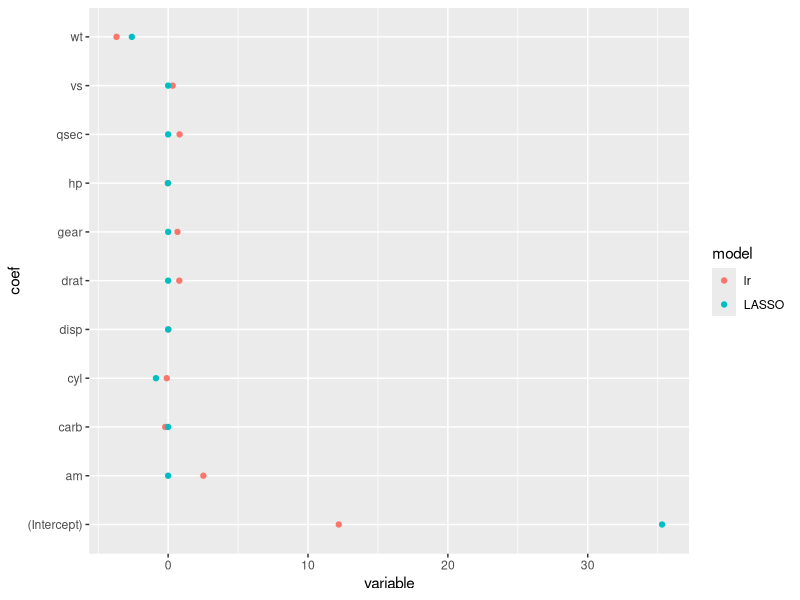

The R source for this figure:
## ---- chunk 1
knitr::opts_chunk$set(echo = TRUE)
library(tidyverse)
## ---- chunk 2
data(mtcars)
head(mtcars)
## ---- chunk 3
names(mtcars)
## ---- chunk 4
# Uncomment this line and run it if you need to install glmnet.
#install.packages('glmnet')
## ---- chunk 5
library(glmnet)

# uncomment line below and run to see documentation. do not include in knitted document.
?glmnet
## ---- chunk 6
head(mtcars)
## ---- chunk 7
y_mtc <- mtcars[,1];  #Grab just the first column
# ... and the predictors are everything else.
x_mtc <- mtcars[, -1]
# Just to verify:
head(x_mtc)
## ---- chunk 8
# Remember, alpha=1 for the LASSO.
mtc_lasso_lambda0 <- glmnet(x_mtc, y_mtc, alpha = 1, lambda=0)
## ---- chunk 9
coef( mtc_lasso_lambda0 )
## ---- chunk 10
#TODO: code goes here.
# Fit linear regression to the mtcars data set and extract the coefficients.
mtc_vanilla_lm <- lm( mpg ~ ., mtcars )
coef(mtc_vanilla_lm)
## ---- chunk 11
# Note that the lasso model object requires its input prediction examples
# to be in a matrix, so we are obliging it with as.matrix().
predict( mtc_lasso_lambda0, newx=as.matrix(x_mtc) )
## ---- chunk 12
predict( mtc_vanilla_lm, mtcars)
## ---- chunk 13
mtc_lasso_lambda1 <- glmnet(x_mtc, y_mtc, alpha = 1, lambda=1)
coef(mtc_lasso_lambda1)
## ---- chunk 14
mat1 = as.matrix( coef( mtc_lasso_lambda1 ) )
df1 = data.frame( variable = unname(mat1), coef = factor(dimnames(mat1)[[1]]), model = factor("LASSO" ))

mat0 = as.matrix( coef( mtc_lasso_lambda0 ) )
df0 = data.frame( variable = unname(mat0), coef = factor(dimnames(mat0)[[1]]), model = factor("lr"))


df = bind_rows(df0,df1)
df
## ---- chunk 15
ggplot( data = df, mapping = aes(x = variable, y = coef, color = model) ) +
        geom_point()
## ---- chunk 16
#first things first, how might we check if a given model has all coefficients equal to zero?

#let's check our original model
coef(mtc_lasso_lambda0)
## ---- chunk 17
#its a weird object...
typeof(coef(mtc_lasso_lambda0))
## ---- chunk 18
#this S4 object is actually a very structured "object system" but we don't really care, in general with weird objects we can try different things to get the actual values of coefficients like for instance as.vector (or as.matrix)
as.vector( coef( mtc_lasso_lambda0 ) )
## ---- chunk 19
#so now we have the values of the coefficients, we're only considering the non-intercept values (which are all values except the first) so
as.vector( coef( mtc_lasso_lambda0 ) )[-1]
## ---- chunk 20
#finally, how might we see if ALL of these are equal to zero?
all( as.vector( coef( mtc_lasso_lambda0 ) )[-1] == 0 )
## ---- chunk 21
#set default lambda and model
l = 0
temp_model = mtc_lasso_lambda0

#while loop to check if all coefficients except the first is 0
while( !all( as.vector( coef( temp_model ) )[-1] == 0 ) ) {
  # increment lambda
  l = l + .01
  # fit new model
  temp_model = glmnet(x_mtc, y_mtc, alpha = 1, lambda = l )
}
## ---- chunk 22
l
## ---- chunk 23
test = glmnet(x_mtc, y_mtc, alpha = 1, lambda=l-.01)
coef(test)
## ---- chunk 24
test = glmnet(x_mtc, y_mtc, alpha = 1, lambda=l)
coef(test)
## ---- chunk 25
#set default lambda and model
l = 0
temp_model = mtc_lasso_lambda0

#while loop to check if any coefficients except the first is 0
while( !any( as.vector( coef( temp_model ) )[-1] == 0 ) ) {
  # increment lambda
  l = l + .01
  # fit new model
  temp_model = glmnet(x_mtc, y_mtc, alpha = 1, lambda = l )
}
## ---- chunk 26
l
## ---- chunk 27
test = glmnet(x_mtc, y_mtc, alpha = 1, lambda=l-.01)
coef(test)
## ---- chunk 28
test = glmnet(x_mtc, y_mtc, alpha = 1, lambda=l)
coef(test)
